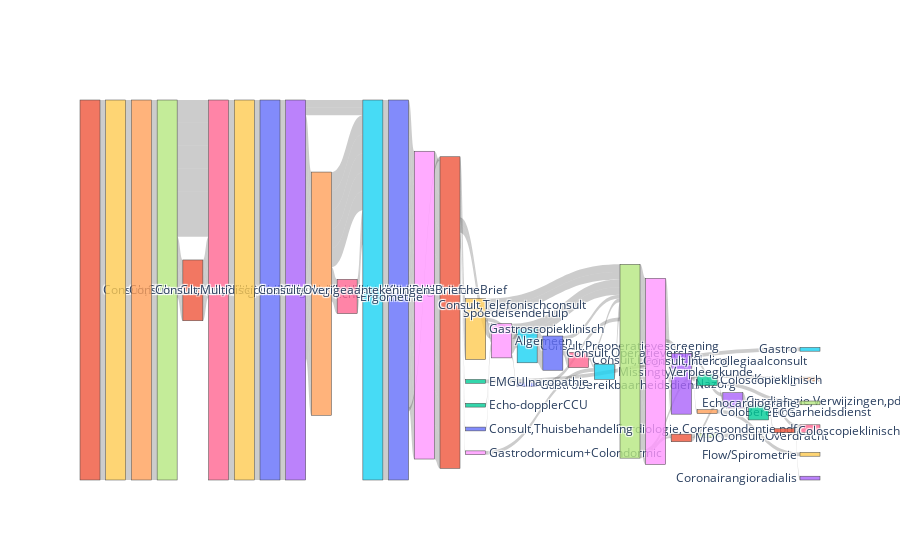

The notebook cell this image was saved under:
### Code cell
import plotly.graph_objects as go
from collections import Counter

# Step 1: Extract Sequences from event columns
event_columns = [col for col in feature_df.columns if 'concept:name' in col]  # Filter for event-related columns
sequences = []

# For each row in feature_df, extract the sequence of events
for _, row in feature_df.iterrows():
    events = [col.split('concept:name_')[1] for col in event_columns if row[col] == 1.0]  # Get events with 1.0 value
    sequences.append('->'.join(events))  # Join events into a sequence

# Step 2: Add sequences to the dataframe (this will be useful for visualization)
feature_df['Sequence'] = sequences

# Step 3: Get the most common sequence per cluster 
cluster_sequences = feature_df.groupby("Cluster")["Sequence"].agg(lambda x: x.mode()[0])

# Step 4: Count the occurrences of each sequence (for Sankey diagram links)
cluster_counts = Counter(cluster_sequences)

# Step 5: Prepare data for Sankey diagram (convert sequences into sources and targets)
sources, targets = [], []

for trace in cluster_sequences.values:
    steps = trace.split("->")  # Split sequence into individual steps
    for i in range(len(steps) - 1):
        sources.append(steps[i])
        targets.append(steps[i + 1])

# Convert sources and targets to indices (for Sankey diagram nodes)
all_nodes = list(set(sources + targets))  # All unique nodes (steps)
source_indices = [all_nodes.index(s) for s in sources]
target_indices = [all_nodes.index(t) for t in targets]

# Step 6: Count the frequency of each link (source -> target pair)
link_counts = Counter(zip(sources, targets))
values = [link_counts[(source, target)] for source, target in zip(sources, targets)]

# Step 7: Create the Sankey diagram
fig = go.Figure(go.Sankey(
    node=dict(label=all_nodes),
    link=dict(source=source_indices, target=target_indices, value=values)
))

fig.show()

### Figure 1 — Plotly figure (JSON) as saved in the notebook; plotly's stock layout.template omitted (floating-point values rounded to 4 significant figures; data arrays with more than 128 entries replaced by an {"elided": "..."} marker saying what was removed)
{"data": [{"link": {"source": {"elided": "188 int values"}, "target": {"elided": "188 int values"}, "value": {"elided": "188 int values"}}, "node": {"label": ["GastroBereikbaarheidsdienst", "Pathologieverslag", "Echo-dopplerCCU", "Cardiologie,Verwijzingen,pdf", "Keuring", "Consult,Preoperatievescreening", "Consult,Dagbehandeling", "Consult,Overdracht", "Algemeen", "Gastroscopieklinisch", "Consult,Operatieverslag", "Consult,SEH", "EMGUlnaropathie", "Consult,Kliniek:vervolgconsult", "ColoBereikbaarheidsdienst", "Gastro", "Consult,Polikliniek:vervolgconsult", "Consult,Polikliniek:eersteconsult", "Gastrodormicum+Colondormic", "Flow/Spirometrie", "Consult,Kliniek:eersteconsult", "SpoedeisendeHulp", "ECG", "Nazorg", "Echodoppler", "Missingtype", "Cardiologie,Correspondentie,pdf", "Echocardiografie", "Consult,Telefonischconsult", "Consult", "PoliklinischeBrief", "Coloscopieklinischevoorberei", "Coloscopieklinisch", "Coronairangioradialis", "Consult,Multidisciplinairoverleg", "KlinischeBrief", "Ergometrie", "Consult,Intercollegiaalconsult", "Verpleegkunde", "Consult,Overigeaantekeningen", "Consult,Thuisbehandeling", "MDO"]}, "type": "sankey"}], "layout": {}}
